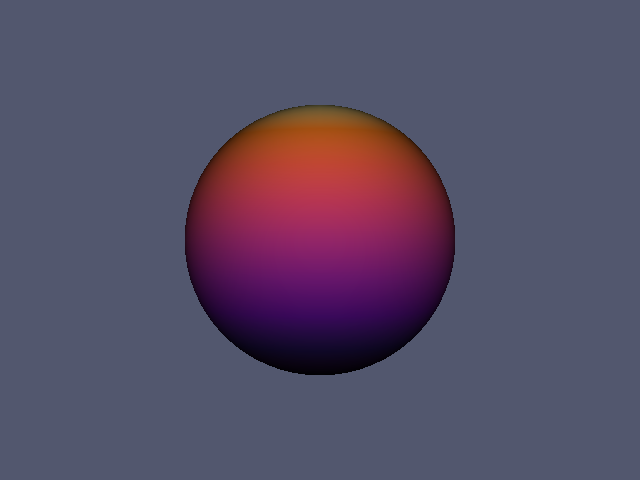

The Python source for this figure:
#!/usr/bin/env python

# Build a color transfer function from an inline JSON colormap definition.

import json

# Factory overrides: importing these modules registers the OpenGL rendering
# and interaction style implementations for vtkRenderingCore factory classes.
import vtkmodules.vtkInteractionStyle  # noqa: F401
import vtkmodules.vtkRenderingOpenGL2  # noqa: F401

# VTK pipeline classes used in this example
from vtkmodules.vtkFiltersCore import vtkElevationFilter
from vtkmodules.vtkFiltersSources import vtkSphereSource
from vtkmodules.vtkRenderingCore import (
    vtkActor,
    vtkDiscretizableColorTransferFunction,
    vtkPolyDataMapper,
    vtkRenderWindow,
    vtkRenderWindowInteractor,
    vtkRenderer,
)

# JSON colormap: the "Inferno" colormap embedded inline.
# This is the same format exported by ParaView.
COLORMAP_JSON = json.loads("""
[
  {
    "ColorSpace": "Lab",
    "Creator": "Matplotlib",
    "Name": "Inferno (matplotlib)",
    "NanColor": [0.0, 1.0, 0.0],
    "RGBPoints": [
      0.0,    0.001462, 0.000466, 0.013866,
      0.125,  0.087411, 0.044556, 0.224813,
      0.25,   0.258234, 0.038571, 0.406485,
      0.375,  0.416331, 0.090834, 0.432943,
      0.5,    0.578040, 0.148039, 0.404411,
      0.625,  0.735683, 0.215906, 0.329917,
      0.75,   0.865006, 0.316822, 0.226055,
      0.875,  0.954506, 0.468744, 0.099874,
      1.0,    0.988362, 0.998364, 0.644924
    ]
  }
]
""")

# Parse the JSON colormap into a vtkDiscretizableColorTransferFunction
cm = COLORMAP_JSON[0]

ctf = vtkDiscretizableColorTransferFunction()

interp_space = cm.get("ColorSpace", "RGB").lower()
if interp_space == "lab":
    ctf.SetColorSpaceToLab()
elif interp_space == "hsv":
    ctf.SetColorSpaceToHSV()
elif interp_space == "diverging":
    ctf.SetColorSpaceToDiverging()
else:
    ctf.SetColorSpaceToRGB()

ctf.SetScaleToLinear()

if "NanColor" in cm:
    ctf.SetNanColor(*cm["NanColor"])

points = cm["RGBPoints"]
n_points = len(points) // 4
for i in range(n_points):
    x = points[i * 4]
    r = points[i * 4 + 1]
    g = points[i * 4 + 2]
    b = points[i * 4 + 3]
    ctf.AddRGBPoint(x, r, g, b)

ctf.SetNumberOfValues(n_points)
ctf.DiscretizeOff()

# Source: a sphere with high resolution for smooth color mapping
sphere = vtkSphereSource()
sphere.SetThetaResolution(64)
sphere.SetPhiResolution(32)
sphere.Update()
bounds = sphere.GetOutput().GetBounds()

# ElevationFilter: map vertical height to scalar range [0, 1]
elevation = vtkElevationFilter()
elevation.SetLowPoint(0, bounds[2], 0)
elevation.SetHighPoint(0, bounds[3], 0)
elevation.SetInputConnection(sphere.GetOutputPort())

# Mapper: map elevation scalars through the JSON-derived color transfer function
mapper = vtkPolyDataMapper()
mapper.SetInputConnection(elevation.GetOutputPort())
mapper.SetLookupTable(ctf)
mapper.SetColorModeToMapScalars()
mapper.InterpolateScalarsBeforeMappingOn()

# Actor: assign the mapped geometry
actor = vtkActor()
actor.SetMapper(mapper)

# Renderer: assemble the scene
renderer = vtkRenderer()
renderer.AddActor(actor)
renderer.SetBackground(0.322, 0.341, 0.431)

# Window: display the rendered scene
render_window = vtkRenderWindow()
render_window.AddRenderer(renderer)
render_window.SetWindowName("json color map to lut")
render_window.SetMultiSamples(0)
render_window.SetSize(640, 480)

# Interactor: handle mouse and keyboard events
render_window_interactor = vtkRenderWindowInteractor()
render_window_interactor.SetRenderWindow(render_window)

# Launch the interactive visualization
render_window_interactor.Initialize()
render_window_interactor.Start()
